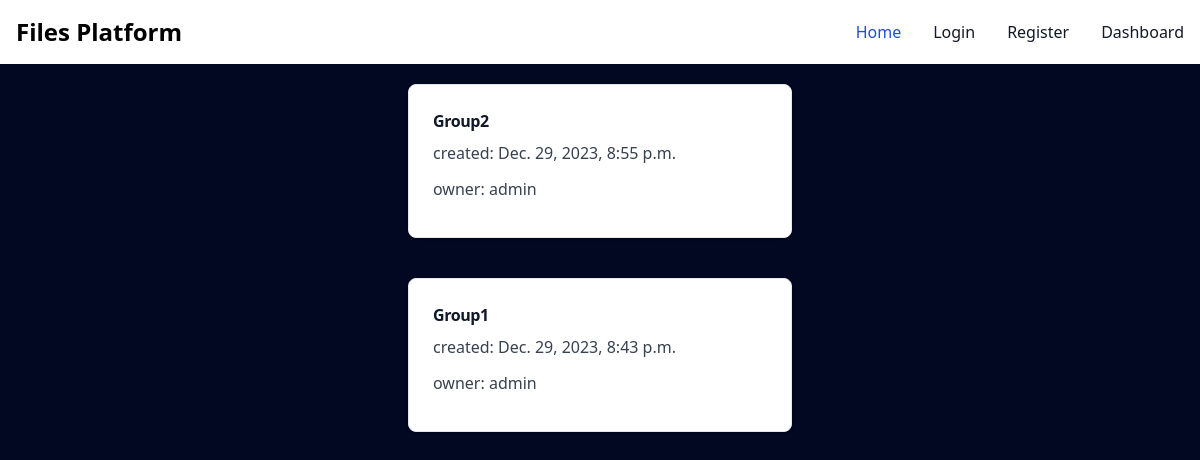
/all-groups/, run on the app's committed database.
### files/models.py (models this page shows, shortened)
class Group(Group):
    owner = models.ForeignKey(User, on_delete=models.CASCADE, related_name='owned_groups')
    created = models.DateTimeField(auto_now_add=True)
    users = models.ManyToManyField(User)
    class Meta:
        ordering = ['-created']

### files/views.py (the view)
# urls.py: path('all-groups/', views.allGroups, name='all-groups'),
def allGroups(request):
    groups = Group.objects.all()
    return render(request, 'all_groups.html', {'groups': groups})

### files/templates/all_groups.html (shortened to what this page needs)
{% extends 'base.html' %}
{% block content %}
    {% for group in groups %}
    <div style="padding-top: 20px; padding-bottom: 20px; display: flex; align-items: center; justify-content: center">
        <div class="w-full max-w-sm p-6 bg-white border border-gray-200 rounded-lg shadow dark:bg-gray-800 dark:border-gray-700">
            <p class="mb-2 text-1xl font-bold tracking-tight text-gray-900 dark:text-white">{{group.name}}</p>
            <p class="mb-3 font-normal text-gray-700 dark:text-gray-400">created: {{group.created}}</p>
            <p class="mb-3 font-normal text-gray-700 dark:text-gray-400">owner: {{group.owner}}</p>
        </div>
    </div>
    {% endfor %}
{% endblock %}

### data on the page
Group: name "Group2", created "Dec. 29, 2023, 8:55 p.m.", owner "admin"
Group: name "Group1", created "Dec. 29, 2023, 8:43 p.m.", owner "admin"
